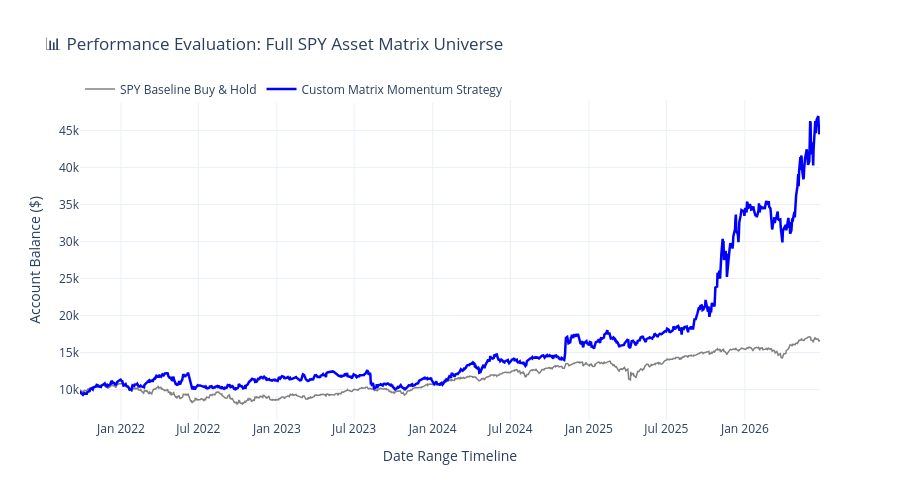

The cell this chart's notebook holds for it:
### Code cell
# Plot the historical strategy performance against the index buy-and-hold baseline
engine.display_performance_chart(etf_ticker=CONFIG_ETF_TICKER)

### Figure 1 — Plotly figure (JSON) as saved in the notebook; plotly's stock layout.template omitted (floating-point values rounded to 4 significant figures; data arrays with more than 128 entries replaced by an {"elided": "..."} marker saying what was removed)
{"data": [{"line": {"color": "gray", "width": 1.5}, "name": "SPY Baseline Buy & Hold", "type": "scatter", "x": {"elided": "1192 str values"}, "y": {"elided": "1192 float values"}}, {"line": {"color": "blue", "width": 2.5}, "name": "Custom Matrix Momentum Strategy", "type": "scatter", "x": {"elided": "1192 str values"}, "y": {"elided": "1192 float values"}}], "layout": {"height": 500, "hovermode": "x unified", "legend": {"orientation": "h", "y": 1.08}, "title": {"text": "📊 Performance Evaluation: Full SPY Asset Matrix Universe"}, "xaxis": {"title": {"text": "Date Range Timeline"}}, "yaxis": {"title": {"text": "Account Balance ($)"}}}}
